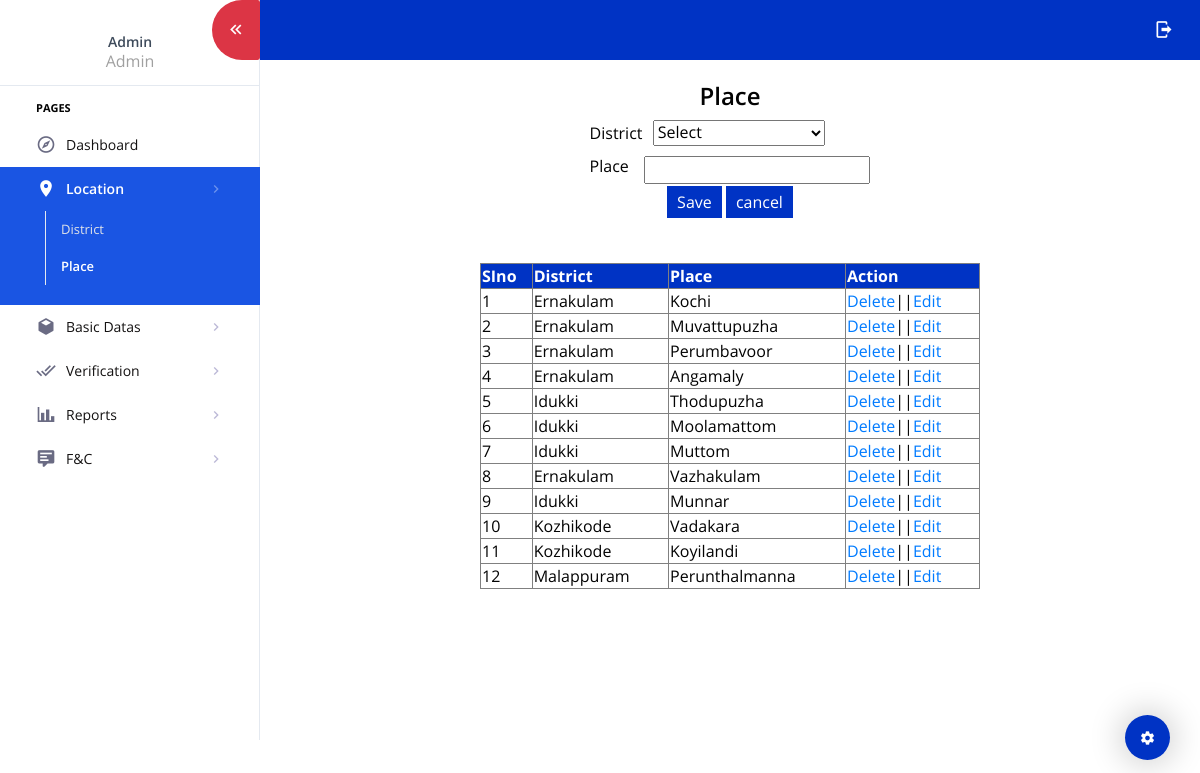
/Admin/Place.php (signed in), run on the app's committed database.
### tables this page shows
CREATE TABLE `tbl_place` (
  `place_id` int(11) NOT NULL,
  `place_name` varchar(50) NOT NULL,
  `place_pincode` int(11) NOT NULL,
  `district_id` int(11) NOT NULL
);

CREATE TABLE `tbl_district` (
  `district_id` int(11) NOT NULL,
  `district_name` varchar(50) NOT NULL
);

### web/Admin/Place.php (the view, shortened to what this page needs)
<!DOCTYPE html PUBLIC "-//W3C//DTD XHTML 1.0 Transitional//EN" "http://www.w3.org/TR/xhtml1/DTD/xhtml1-transitional.dtd">
<html xmlns="http://www.w3.org/1999/xhtml">
<head>
</head>
<body>
<?php
include("Head.php");
			?>
<br>
<form id="form1" name="form1" method="post" action="">
<h3 align="center">Place</h3>
  <table width="200" border="0" align="center">
    <tr>
      <td>District</td>
      <td><label for="txt_dis"></label>
        <select name="txt_dis" id="txt_dis2" required>
        <option>Select</option>
      </select></td>
    </tr>
    <tr>
      <td>Place</td>
      <td><label for="txt_place"></label>
      <input type="text" name="txt_place" id="txt_place" required/></td>
    </tr>
    <tr>
      <td colspan="2" align="center"><input type="submit" name="btn_save" id="btn_save" value="Save" style="background-color:#0033c4;border:white;color:white;padding:5px 10px" />
    <input type="submit" name="btn_cancel" id="btn_cancel" value="cancel" style="background-color:#0033c4;border:white;color:white;padding:5px 10px"/></td>
    </tr>
  </table>
  <br><br>
  <table width="500" border="1"  align="center">
    <tr style="background-color:#0033c4;color:white">
      <th>SIno</th>
      <th>District</th>
      <th>Place</th>
      <th>Action</th>
    </tr>
     <?php
	$i=0;
	$selQry= "select * from tbl_place p inner join tbl_district d on p.district_id=d.district_id";
	$row=$Conn->query($selQry);
	while($data=$row->fetch_assoc())
	{
		$i++;
	?>
    <tr>
      <td><?php echo $i?></td>
      <td><?php echo $data["district_name"]?></td>
      <td><?php echo $data["place_name"]?></td>
      <td><a href="place.php?did=<?php echo $data ["place_id"]?>">Delete</a>||<a href="place.php?eid=<?php echo $data ["place_id"]?>">Edit</a></td>
    </tr>
    <?php
	}
	?>
  </table>
</form>
</body>
<?php
include("Foot.php");
?>
</html>

### data on the page
tbl_place: district.district_name "Ernakulam", place_name "Kochi"
tbl_place: district.district_name "Ernakulam", place_name "Muvattupuzha"
tbl_place: district.district_name "Ernakulam", place_name "Perumbavoor"
tbl_place: district.district_name "Ernakulam", place_name "Angamaly"
tbl_place: district.district_name "Idukki", place_name "Thodupuzha"
tbl_place: district.district_name "Idukki", place_name "Moolamattom"
tbl_place: district.district_name "Idukki", place_name "Muttom"
tbl_place: district.district_name "Ernakulam", place_name "Vazhakulam"
tbl_place: district.district_name "Idukki", place_name "Munnar"
tbl_place: district.district_name "Kozhikode", place_name "Vadakara"
tbl_place: district.district_name "Kozhikode", place_name "Koyilandi"
tbl_place: district.district_name "Malappuram", place_name "Perunthalmanna"

### other printed values
$_SESSION["adname"] "Admin"
